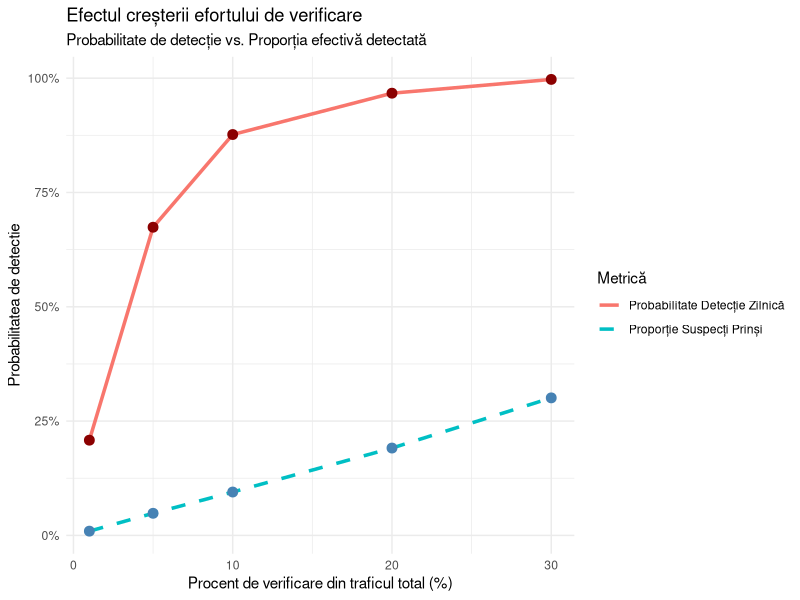
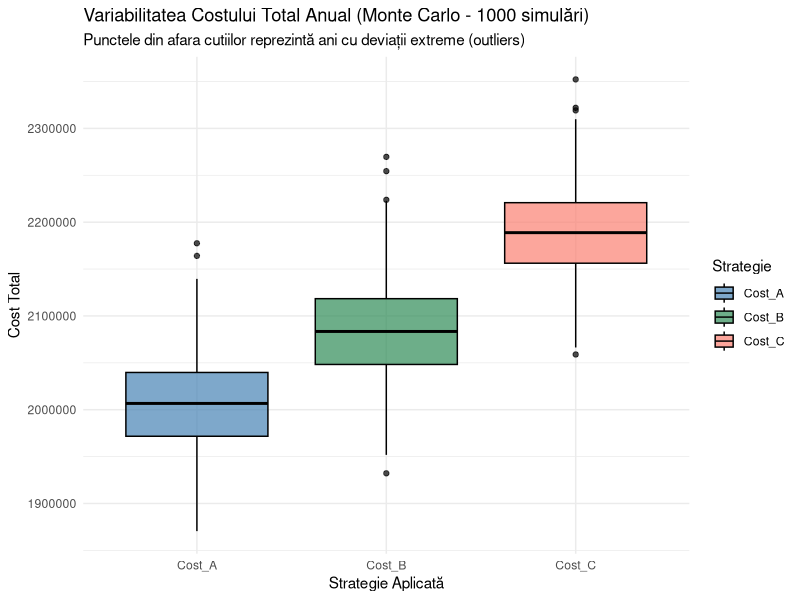

Reproduce these figures in R, in order.
# Instalare pachete (dacă nu le aveți deja)
# install.packages(c("tidyverse", "patchwork"))

library(tidyverse)
library(patchwork)

# Setăm seed-ul pentru ca rezultatele să fie identice la fiecare rulare
set.seed(2026)

# ==============================================================================
# 1 & 2. PARAMETRII GENERALI ȘI GENERAREA TRAFICULUI
# ==============================================================================
zile_an <- 365
media_zilnica <- 5000 
dispersia_nb <- 5 # Parametru pentru a crea fluctuații mari de trafic (zile foarte aglomerate)

# --- ANALIZA COSTURILOR (Parametri) ---
# Alocăm un cost per verificare și o penalizare mai mare pentru fiecare suspect nedetectat
cost_verificare <- 2      
cost_nedetectat <- 200    

# Generăm traficul total pentru un an (Folosim Binomială Negativă)
total_cereri <- rnbinom(zile_an, size = dispersia_nb, mu = media_zilnica)

# ==============================================================================
# 3 & 4. FUNCȚIA DE SIMULARE (Pentru scenariile p și Strategii)
# ==============================================================================
simuleaza_scenariu <- function(p_suspect) {
  
  # Generăm cererile suspecte din traficul total (Distribuție Binomială)
  cereri_suspecte <- rbinom(zile_an, size = total_cereri, prob = p_suspect)
  cereri_normale  <- total_cereri - cereri_suspecte
  
  # --- STRATEGIA A: Aleatoare Simplă (Fix 10% din trafic) ---
  pct_fix <- 0.10
  verificate_A <- round(total_cereri * pct_fix)
  
  # --- STRATEGIA B: Adaptivă ---
  # Verificăm 5% în zilele liniștite și 20% în zilele cu trafic mai mare decât media
  pct_adaptiv <- ifelse(total_cereri > mean(total_cereri), 0.20, 0.05)
  verificate_B <- round(total_cereri * pct_adaptiv)


  # STRATEGIA C: Numar maxim de cereri verificate
  nr_maxim_cereri <- 1000
  verificate_C <- pmin(nr_maxim_cereri, total_cereri)
  
  # --- DETECȚIE (Distribuție Hipergeometrică - extragere fără revenire) ---
  # rhyper(nr_zile, bile_albe(suspecte), bile_negre(normale), extrageri)
  detectate_A <- rhyper(zile_an, cereri_suspecte, cereri_normale, verificate_A)
  nedetectate_A <- cereri_suspecte - detectate_A
  
  detectate_B <- rhyper(zile_an, cereri_suspecte, cereri_normale, verificate_B)
  nedetectate_B <- cereri_suspecte - detectate_B

  detectate_C <- rhyper(zile_an, cereri_suspecte, cereri_normale, verificate_C)
  nedetectate_C <- cereri_suspecte - detectate_C
  
  # Asamblăm totul într-un dataframe
  data.frame(
    Ziua = 1:zile_an,
    Total_Cereri = total_cereri,
    Suspecte = cereri_suspecte,
    Normale = cereri_normale,
    P_Scenariu = as.factor(p_suspect),
    Verificate_A = verificate_A, Detectate_A = detectate_A, Nedetectate_A = nedetectate_A,
    Verificate_B = verificate_B, Detectate_B = detectate_B, Nedetectate_B = nedetectate_B,
    Verificate_C = verificate_C, Detectate_C = detectate_C, Nedetectate_C = nedetectate_C
  )
}

# Rulăm simularea pentru cele 3 scenarii cerute
scenarii <- c(0.001, 0.005, 0.02)
# map_dfr aplică funcția pe fiecare probabilitate și lipește tabelele rezultate
date_simulare <- map_dfr(scenarii, simuleaza_scenariu)

# Transformăm formatul datelor ("long format") pentru a putea grupa strategiile A și B
date_long <- date_simulare %>%
  pivot_longer(
    cols = matches("_[ABC]$"), 
    names_to = c(".value", "Strategie"), 
    names_pattern = "(.*)_(.)"
  )

# ==============================================================================
# 5. CALCULUL METRICILOR (pe Scenariu și Strategie)
# ==============================================================================
metrici <- date_long %>%
  group_by(P_Scenariu, Strategie) %>%
  summarise(
    # Prob. empirică de a detecta cel puțin 1 pe zi (Zile cu detecție / 365)
    Prob_Detectie_1_Zi = mean(Detectate > 0),
    
    # Proporții (evităm împărțirea la 0 pentru zilele perfect curate)
    Prop_Medie_Detectate = mean(ifelse(Suspecte == 0, 0, Detectate / Suspecte)),
    Prop_Medie_Nedetectate = mean(ifelse(Suspecte == 0, 0, Nedetectate / Suspecte)),
    Medie_Verificari = mean(Verificate),
    
    # INDICATOR DE EFICIENȚĂ PROPUS: "Randamentul Detecției"
    Eficienta = Prop_Medie_Detectate / mean(Verificate / Total_Cereri),
    
    # ANALIZA COSTURILOR
    #Cost_Verificari = sum(Verificate) * cost_verificare,
    #Cost_Penalizari = sum(Nedetectate) * cost_nedetectat,
    #Cost_Total = Cost_Verificari + Cost_Penalizari,
    .groups = "drop"
  )

print("--- Tabel Metrici de Performanta (Inclusiv Costuri) ---")
print(metrici)

# ==============================================================================
# 6. REPREZENTĂRI GRAFICE (Folosim p=0.005 pentru claritate)
# ==============================================================================
date_plot <- date_long %>% filter(P_Scenariu == "0.005")

# 6.1 Histograma cererilor suspecte zilnice
plot_suspecte <- ggplot(date_plot, aes(x = Suspecte)) +
  geom_histogram(fill = "tomato", color = "black", binwidth = 2) +
  theme_minimal() +
  labs(title = "Distribuția cererilor suspecte/zi (p=0.005)", x = "Nr. Cereri Suspecte", y = "Frecvență (Zile)")

# 6.2 Histograma detectărilor (Comparativ A vs B)
plot_detectate <- ggplot(date_plot, aes(x = Detectate, fill = Strategie)) +
  geom_histogram(position = "identity", alpha = 0.6, binwidth = 1, color="black") +
  theme_minimal() +
  scale_fill_manual(values = c("A" = "steelblue", "B" = "seagreen", "C" = "salmon")) +
  labs(title = "Cererile Suspecte Detectate (A=Fix(Procent), B=Adaptiv, C=Fix(Numar)", x = "Nr. Detectări", y = "Frecvență")

# 6.3 Evoluția zilnică (Afișăm doar primele 60 de zile pentru lizibilitate)
plot_evolutie <- ggplot(date_plot %>% filter(Ziua <= 60), aes(x = Ziua)) +
  geom_line(aes(y = Suspecte, color = "Total Suspecte"), linewidth = 1, linetype="dashed") +
  geom_line(aes(y = Detectate, color = Strategie), linewidth = 1) +
  theme_minimal() +
  scale_color_manual(values = c("Total Suspecte" = "red", "A" = "steelblue", "B" = "seagreen", "C" = "salmon")) +
  labs(title = "Evoluția Zilnică (Primele 60 zile)", x = "Ziua din an", y = "Număr Cereri")

# 6.4 Grafic Comparativ - Indicatorul de Eficiență pe toate cele 3 scenarii
plot_eficienta <- ggplot(metrici, aes(x = P_Scenariu, y = Eficienta, fill = Strategie)) +
  geom_col(position = "dodge", color="black") +
  theme_minimal() +
  scale_fill_manual(values = c("A" = "steelblue", "B" = "seagreen", "C" = "salmon")) +
  labs(title = "Eficiența Strategiilor (Randament)", x = "Probabilitate (p)", y = "Indicator Eficiență")

# 6.5 Grafic Comparativ - Cost Total
plot_cost <- ggplot(metrici, aes(x = P_Scenariu, y = Cost_Total, fill = Strategie)) +
  geom_col(position = "dodge", color="black") +
  theme_minimal() +
  scale_fill_manual(values = c("A" = "steelblue", "B" = "seagreen", "C" = "salmon")) +
  labs(title = "Costul Total (Verificări + Penalizări)", x = "Probabilitate (p)", y = "Cost Total")

# (plot_suspecte | plot_detectate) / (plot_evolutie | plot_eficienta) / plot_cost

# ==============================================================================
# 7. SIMULAREA PENTRU MULTIPLE PROCENTE DE VERIFICARE
# ==============================================================================

p_suspect_test <- 0.005 
cereri_suspecte_globale <- rbinom(zile_an, size = total_cereri, prob = p_suspect_test)
cereri_normale_globale  <- total_cereri - cereri_suspecte_globale

# Definim vectorul de procente cerut
procente_verificare <- c(0.01, 0.05, 0.10, 0.20, 0.30)

# Aplicăm o funcție iterativă (map_dfr) pentru a calcula metricile fiecărui procent
rezultate_procente <- map_dfr(procente_verificare, function(pct) {
  
  # Calculăm câte cereri sunt verificate efectiv pe zi
  verificate <- round(total_cereri * pct)
  
  # Simulăm detecția folosind variabilele globale corectate
  detectate <- rhyper(zile_an, cereri_suspecte_globale, cereri_normale_globale, verificate)
  
  # Returnăm un rând de tabel cu rezultatele
  data.frame(
    Procent_Verificare = paste0(pct * 100, "%"),
    Prob_Detectie_Min_1 = mean(detectate > 0),
    Proportie_Medie_Detectata = mean(ifelse(cereri_suspecte_globale == 0, 0, detectate / cereri_suspecte_globale))
  )
})

# Afișăm tabelul în consolă
print("--- Efectul creșterii procentului de verificare ---")
print(rezultate_procente)

# Transformăm coloana Procent în număr pentru grafic
grafic_data <- rezultate_procente %>%
  mutate(Procent_Numeric = as.numeric(gsub("%", "", Procent_Verificare)))

ggplot(grafic_data, aes(x = Procent_Numeric)) +
  geom_line(aes(y = Prob_Detectie_Min_1, color = "Probabilitate Detecție Zilnică"), linewidth = 1.2) +
  geom_point(aes(y = Prob_Detectie_Min_1), size = 3, color = "darkred") +
  geom_line(aes(y = Proportie_Medie_Detectata, color = "Proporție Suspecți Prinși"), linewidth = 1.2, linetype = "dashed") +
  geom_point(aes(y = Proportie_Medie_Detectata), size = 3, color = "steelblue") +
  theme_minimal() +
  scale_y_continuous(labels = scales::percent_format(accuracy = 1)) +
  labs(
    title = "Efectul creșterii efortului de verificare",
    subtitle = "Probabilitate de detecție vs. Proporția efectivă detectată",
    x = "Procent de verificare din traficul total (%)",
    y = "Probabilitatea de detectie",
    color = "Metrică"
  )


# 8. SIMULARE MONTE CARLO (Minim 1000 iteratii pentru a studia variabilitatea)
N_sim <- 1000
p_mc <- 0.005

rezultate_mc <- map_dfr(1:N_sim, function(i) {
  
  # Regenerăm traficul pentru fiecare iterație
  trafic_mc <- rnbinom(zile_an, size = dispersia_nb, mu = media_zilnica)
  suspecte_mc <- rbinom(zile_an, size = trafic_mc, prob = p_mc)
  normale_mc  <- trafic_mc - suspecte_mc
  
  # A: Strategie 10% Fix
  verificate_A <- round(trafic_mc * 0.10)
  detectate_A <- rhyper(zile_an, suspecte_mc, normale_mc, verificate_A)
  cost_A <- sum(verificate_A) * cost_verificare + sum(suspecte_mc - detectate_A) * cost_nedetectat
  
  # B: Strategie Adaptivă
  pct_adaptiv <- ifelse(trafic_mc > mean(trafic_mc), 0.20, 0.05)
  verificate_B <- round(trafic_mc * pct_adaptiv)
  detectate_B <- rhyper(zile_an, suspecte_mc, normale_mc, verificate_B)
  cost_B <- sum(verificate_B) * cost_verificare + sum(suspecte_mc - detectate_B) * cost_nedetectat
  
  # C: Numar maxim de cereri verificate
  verificate_C <- pmin(1000, trafic_mc)
  detectate_C <- rhyper(zile_an, suspecte_mc, normale_mc, verificate_C)   
  cost_C <- sum(verificate_C) * cost_verificare + sum(suspecte_mc - detectate_C) * cost_nedetectat

  
  data.frame(Simulare = i, Cost_A = cost_A, Cost_B = cost_B, Cost_C = cost_C)
})

# Analiza mediilor și a variabilității (Deviația Standard)
rezumat_mc <- rezultate_mc %>%
  pivot_longer(cols = c(Cost_A, Cost_B, Cost_C), names_to = "Strategie", values_to = "Cost_Total") %>%
  group_by(Strategie) %>%
  summarise(
    Medie_Cost = mean(Cost_Total),
    Variabilitate_SD = sd(Cost_Total), # Deviația standard ne arată fluctuațiile
    Cost_Min = min(Cost_Total),
    Cost_Max = max(Cost_Total)
  )

print("--- Analiza Monte Carlo: Media și Variabilitatea Costurilor ---")
print(rezumat_mc)

# Generare Boxplot
ggplot(rezultate_mc %>% pivot_longer(cols = c(Cost_A, Cost_B,Cost_C), names_to = "Strategie", values_to = "Cost_Total"), 
       aes(x = Strategie, y = Cost_Total, fill = Strategie)) +
  geom_boxplot(alpha = 0.7, color = "black") +
  theme_minimal() +
  scale_fill_manual(values = c("Cost_A" = "steelblue", "Cost_B" = "seagreen", "Cost_C" = "salmon")) +
  labs(title = paste("Variabilitatea Costului Total Anual (Monte Carlo -", N_sim, "simulări)"),
       subtitle = "Punctele din afara cutiilor reprezintă ani cu deviații extreme (outliers)",
       x = "Strategie Aplicată", y = "Cost Total")
